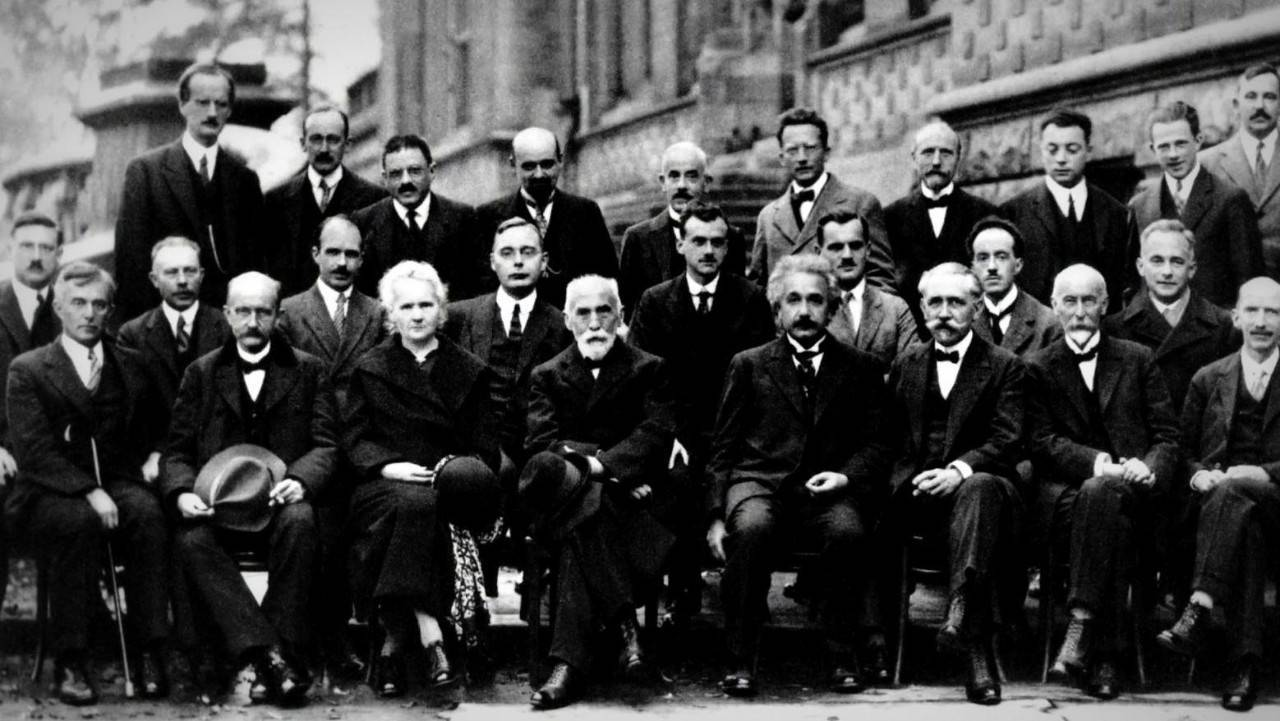
%> input picture 大二下/网络工程数学基础/SVD分解隐藏信息/origin_figure.jpeg, 1280 x 721 px
$ octave hide_information.m   (GNU Octave 9; MATLAB toolbox functions it lacks are replaced by stand-ins)
%> lines starting %> are read from the running program, lines starting %| are printed output that depends on the picture; in (x1, y1, x2, y2) boxes, pixels count from 0 and x2, y2 are one past the last pixel; in counts of white or black regions, pixels touching at a corner belong together; the program's own positions count from 1
% 载入图像，并将图像转换为灰度图像
origin_figure = imread("origin_figure.jpeg");
%> origin_figure is the input picture: size 721x1280x3 uint8; mean R, G, B 68, 68, 68
figure_gray = rgb2gray(origin_figure);

% 将文本信息转换为ASCII码
text_to_hide = "Congratulations, you've successfully found it";
text_to_hide = char(text_to_hide);
text_ascii = double(text_to_hide);

% 图像SVD分解
[U, S, V] = svd(double(figure_gray));

% 嵌入信息
row_num_to_modify = numel(text_ascii);
column_to_modify = 500;
U_modified = U;
alpha = 0.01;
U_modified(:,column_to_modify) = 0;
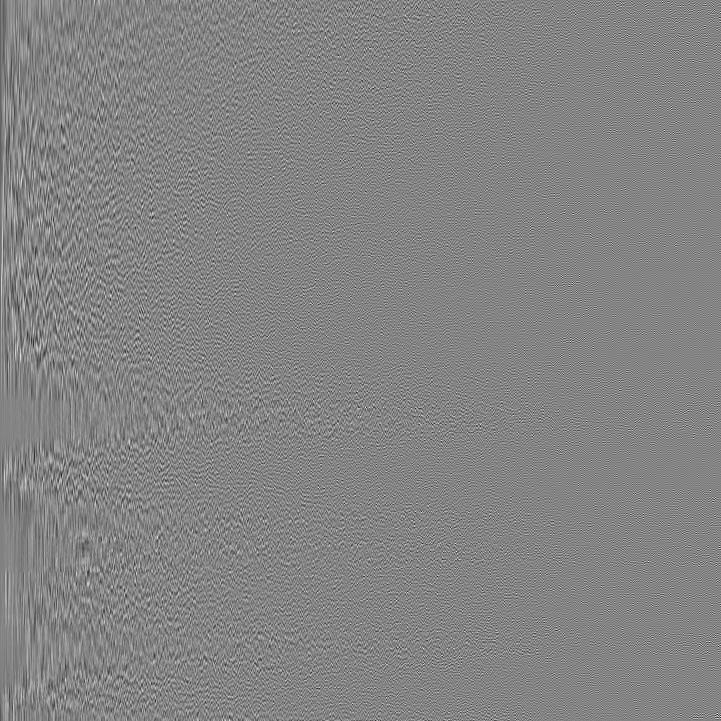
%> U_modified: size 721x721 double; min -0.242, max 0.225, mean -1.24e-05; drawn with min black and max white
for i = 1:row_num_to_modify
    U_modified(i, column_to_modify) = alpha*double(text_ascii(i));
end
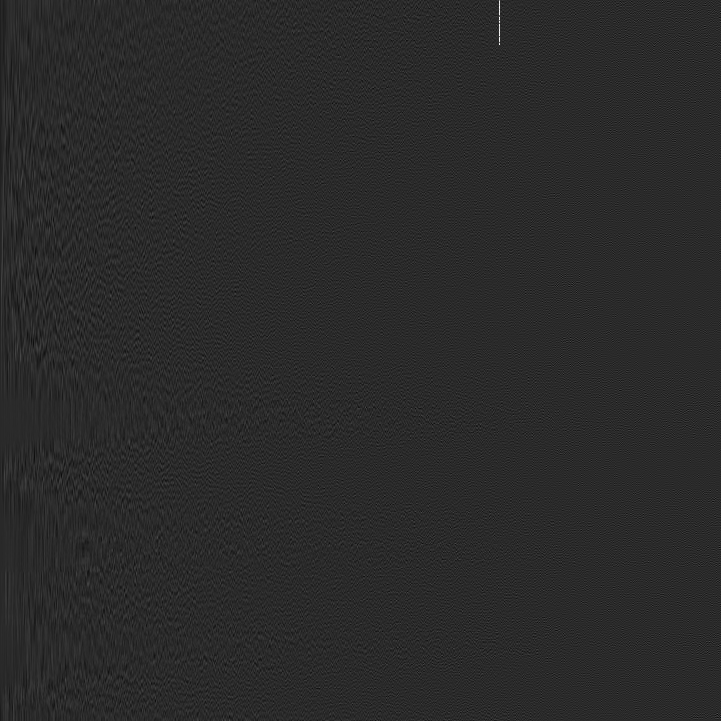
%> U_modified: size 721x721 double; 0.01% of pixels changed, all inside (x1, y1, x2, y2) = (499, 0, 500, 45); drawn with min black and max white

% 重建图像
reconstructed_figure_gray = uint8(U_modified * S * V');
reconstructed_figure = repmat(reconstructed_figure_gray, [1, 1, 3]);
imwrite(reconstructed_figure, "modified_figure.jpeg");
